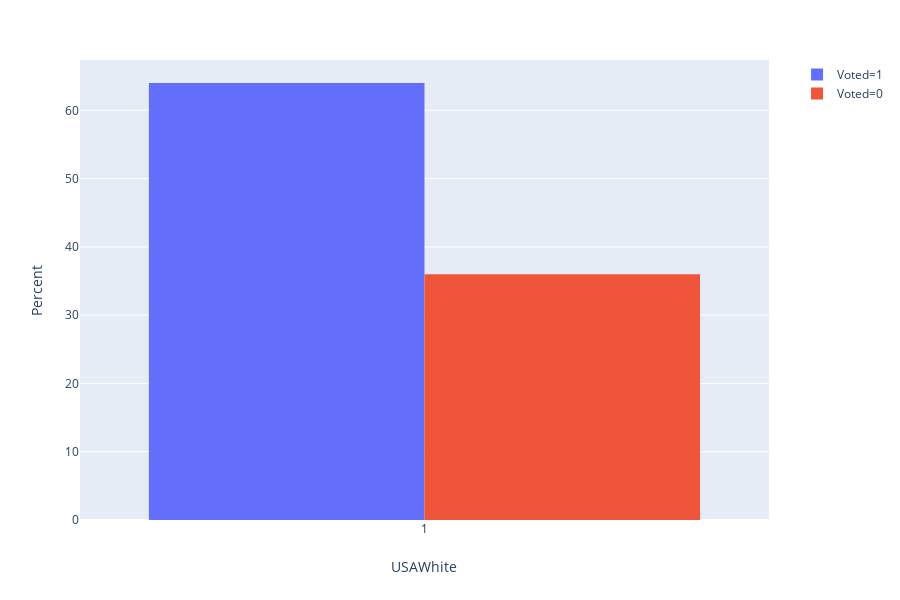

Notebook code for this chart:
### Markdown cell above
# Voted vs Ethnicity

### Code cell
ShowTwoWayHeatmap(data,'USAWhite','Voted', normalize=False)

fig=px.histogram(data[data['USAWhite']==1], x="USAWhite",color='Voted',color_discrete_map=color_discrete_map,barnorm='percent')
fig.update_layout(barmode='group',yaxis_title="Percent")

### Figure 1 — Plotly figure (JSON) as saved in the notebook; plotly's stock layout.template omitted (floating-point values rounded to 4 significant figures; data arrays with more than 128 entries replaced by an {"elided": "..."} marker saying what was removed)
{"data": [{"alignmentgroup": "True", "bingroup": "x", "hoverlabel": {"namelength": 0}, "hovertemplate": "Voted=1<br>USAWhite=%{x}<br>count=%{y}", "legendgroup": "Voted=1", "marker": {"color": "#636EFA"}, "name": "Voted=1", "offsetgroup": "Voted=1", "orientation": "v", "showlegend": true, "type": "histogram", "x": {"elided": "560 int values"}, "xaxis": "x", "yaxis": "y"}, {"alignmentgroup": "True", "bingroup": "x", "hoverlabel": {"namelength": 0}, "hovertemplate": "Voted=0<br>USAWhite=%{x}<br>count=%{y}", "legendgroup": "Voted=0", "marker": {"color": "#EF553B"}, "name": "Voted=0", "offsetgroup": "Voted=0", "orientation": "v", "showlegend": true, "type": "histogram", "x": {"elided": "315 int values"}, "xaxis": "x", "yaxis": "y"}], "layout": {"barmode": "group", "barnorm": "percent", "height": 600, "legend": {"tracegroupgap": 0}, "margin": {"t": 60}, "xaxis": {"anchor": "y", "domain": [0, 0.98], "title": {"text": "USAWhite"}}, "yaxis": {"anchor": "x", "domain": [0, 1], "title": {"text": "Percent"}}}}
